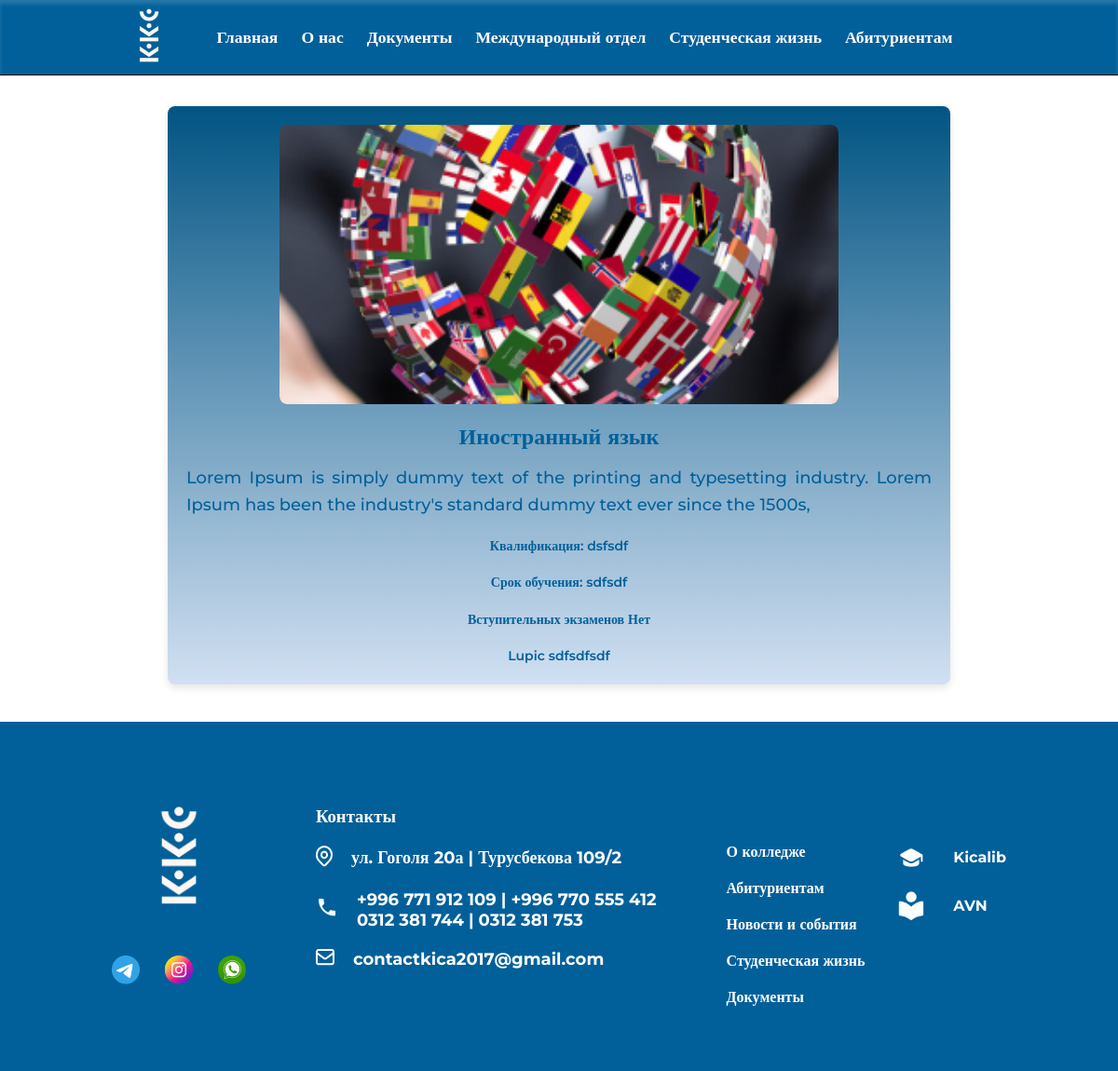
The page /course_detail/3/ on the database as committed earlier.
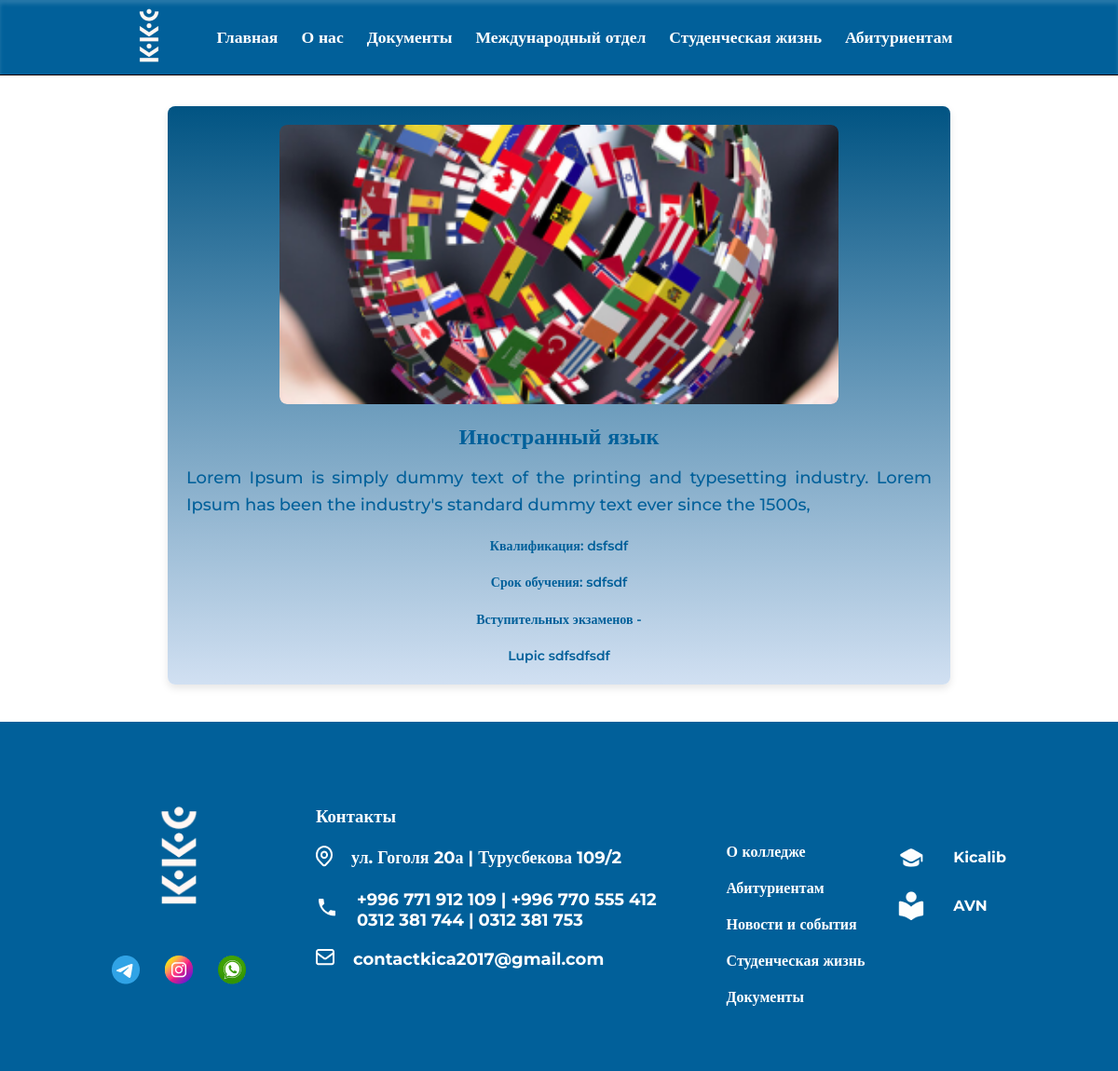
The same page on the database as committed later.
### main_page/models.py (models this page shows, shortened)
class Courses(models.Model):
    image = models.ImageField(
        upload_to="images/", null=True, verbose_name="Загрузите фото направления"
    )
    course_name = models.CharField(
        max_length=100, null=True, verbose_name="Укажите название курса"
    )
    qualification = models.CharField(
        max_length=100, verbose_name="укажите квалификацию", null=True
    )
    description = models.TextField(verbose_name="укажите описания к курсу", null=True)
    year_study = models.CharField(
        max_length=100, verbose_name="укажите срок обучения", null=True
    )
    exam = models.CharField(
        max_length=100,
        verbose_name="есть ли вступительные экзамены",
        default='teasdasdasdxt',
        null=True,
    )
    lupic_ic = models.TextField(verbose_name='Укажите Lupic', null=True, blank=True)
    class Meta:
        verbose_name = "направление"
        verbose_name_plural = "направления"

### main_page/views.py (the view)
def main_page_courses_details(request, id):
    if request.method == "GET":
        course_id = get_object_or_404(models.Courses, id=id)
        context = {
            "course_id": course_id,
        }
        return render(
            request, template_name="index_detail_courses.html", context=context
        )

### main_page/context_processors.py (called while the page is built)
def contact_processor(request):
    contact = Contact.objects.all()
    return {"contact": contact}

### templates/index_detail_courses.html
{% load static %}
{% include 'header.html' %}
<link rel="stylesheet" href="{% static 'css/details.css' %}">
<br><br><br><br><br><br>
    <div class="container">
      <div class="image-section">
        <img src="{{ course_id.image.url }}" alt="Переводческое дело" />
      </div>
      <div class="text-section">
        <h1 class="header-title">{{ course_id.course_name }}</h1>
        <p class="body-info">
         {{ course_id.description }}
        </p>
        <p class="small-text">
          Квалификация: {{ course_id.qualification }}<br />
        </p>
         <p class="small-text">
          Срок обучения: {{ course_id.year_study }}<br />
        </p>
        <p class="foot-text">Вступительных экзаменов {{ course_id.exam }}</p>
        <p class="foot-text">Lupic {{ course_id.lupic_ic }}</p>
      </div>
    </div>
{% include 'footer.html' %}

Rows that differ between the two databases and show on the page:
changed Courses "Иностранный язык": exam "Нет" → "-"
